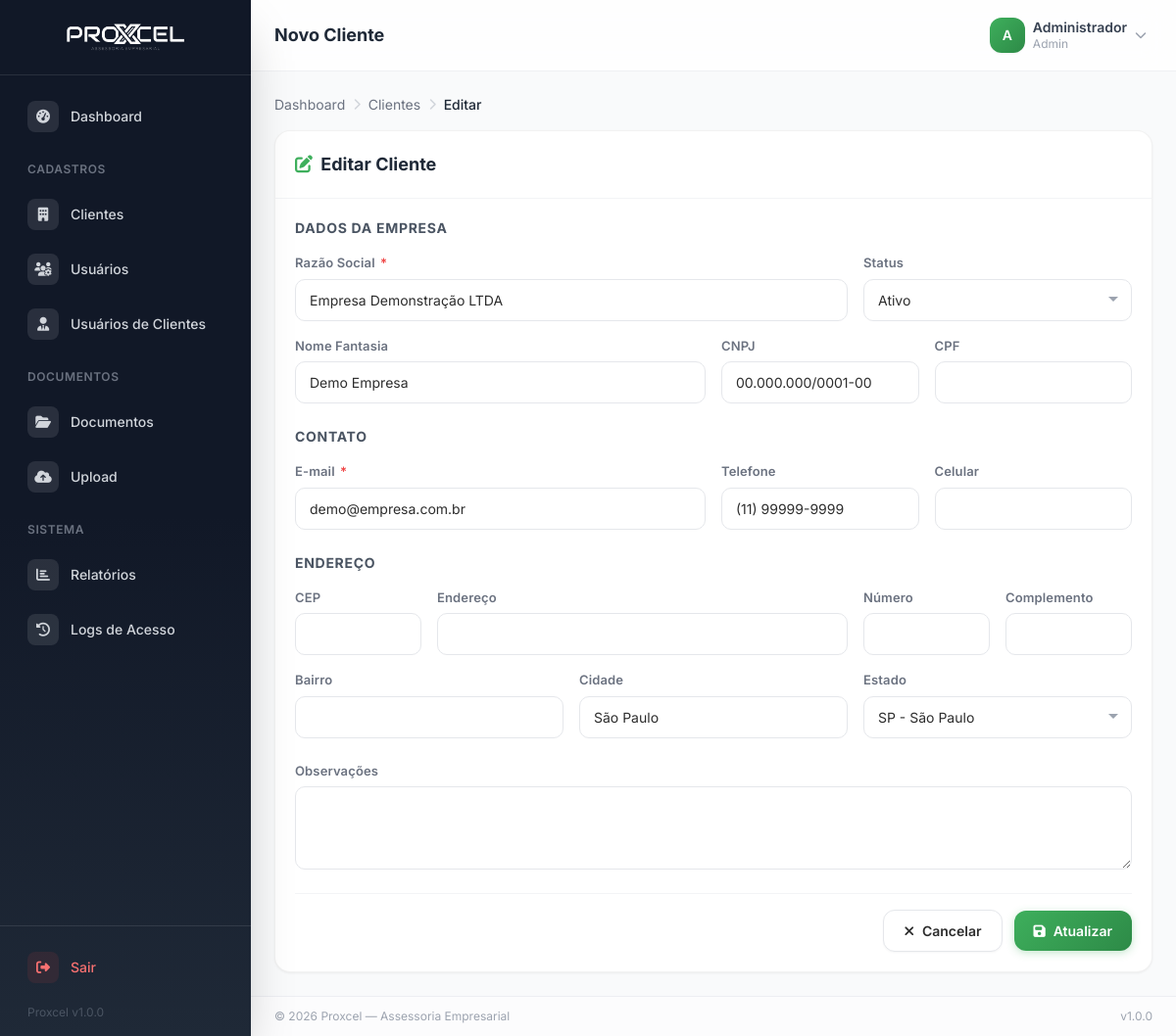
/pages/clientes/form.php?id=1 (signed in), run on the app's committed database.
### tables this page shows
CREATE TABLE IF NOT EXISTS `ctempresa_proxcel_clientes` (
    `id` INT UNSIGNED AUTO_INCREMENT PRIMARY KEY,
    `razao_social` VARCHAR(255) NOT NULL,
    `nome_fantasia` VARCHAR(255) DEFAULT NULL,
    `cnpj` VARCHAR(18) UNIQUE DEFAULT NULL,
    `cpf` VARCHAR(14) UNIQUE DEFAULT NULL,
    `email` VARCHAR(255) NOT NULL,
    `telefone` VARCHAR(20) DEFAULT NULL,
    `celular` VARCHAR(20) DEFAULT NULL,
    `cep` VARCHAR(10) DEFAULT NULL,
    `endereco` VARCHAR(255) DEFAULT NULL,
    `numero` VARCHAR(20) DEFAULT NULL,
    `complemento` VARCHAR(100) DEFAULT NULL,
    `bairro` VARCHAR(100) DEFAULT NULL,
    `cidade` VARCHAR(100) DEFAULT NULL,
    `estado` CHAR(2) DEFAULT NULL,
    `observacoes` TEXT DEFAULT NULL,
    `status` ENUM('ativo','inativo') NOT NULL DEFAULT 'ativo',
    `criado_em` DATETIME NOT NULL DEFAULT CURRENT_TIMESTAMP,
    `atualizado_em` DATETIME NOT NULL DEFAULT CURRENT_TIMESTAMP ON UPDATE CURRENT_TIMESTAMP,
    `criado_por` INT UNSIGNED DEFAULT NULL,
    `atualizado_por` INT UNSIGNED DEFAULT NULL,
    INDEX `idx_status` (`status`),
    INDEX `idx_razao_social` (`razao_social`),
    INDEX `idx_cnpj` (`cnpj`),
    INDEX `idx_email` (`email`)
);

### includes/security.php (called while the page is built, shortened)
<?php
require_once __DIR__ . '/../config/database.php';
class Security {
    public static function sanitize($input) {
        return htmlspecialchars(trim($input), ENT_QUOTES, 'UTF-8');
    }
    public static function escape($value) {
        return htmlspecialchars($value ?? '', ENT_QUOTES, 'UTF-8');
    }
}
function e($value) {
    return Security::escape($value);
}

### config/database.php (called while the page is built, shortened)
<?php
class Database {
    private static $instance = null;
    private $pdo;
    private function __construct() {
        $dsn = "mysql:host=" . DB_HOST . ";dbname=" . DB_NAME . ";charset=" . DB_CHARSET;
        $options = [
            PDO::ATTR_ERRMODE            => APP_DEBUG ? PDO::ERRMODE_EXCEPTION : PDO::ERRMODE_SILENT,
            PDO::ATTR_DEFAULT_FETCH_MODE => PDO::FETCH_ASSOC,
            PDO::ATTR_EMULATE_PREPARES   => false,
            PDO::MYSQL_ATTR_INIT_COMMAND => "SET NAMES " . DB_CHARSET,
        ];
        try {
            $this->pdo = new PDO($dsn, DB_USER, DB_PASS, $options);
        } catch (PDOException $e) {
            if (APP_DEBUG) {
                die("Erro de conexão: " . $e->getMessage());
            } else {
                error_log("Database connection error: " . $e->getMessage());
                die("Erro interno do servidor. Tente novamente mais tarde.");
            }
        }
    }
    public static function getInstance() {
        if (self::$instance === null) {
            self::$instance = new self();
        }
        return self::$instance;
    }
    public function query($sql, $params = []) {
        $stmt = $this->pdo->prepare($sql);
        $stmt->execute($params);
        return $stmt;
    }
    public function fetch($sql, $params = []) {
        $stmt = $this->query($sql, $params);
        return $stmt->fetch();
    }
    public static function table($name) {
        return DB_TABLE_PREFIX . $name;
    }
}
function db() {
    return Database::getInstance();
}
function tb($name) {
    return Database::table($name);
}

### pages/clientes/form.php (the view, shortened to what this page needs)
<?php
require_once __DIR__ . '/../../templates/header.php';
$id = (int)get('id');
$cliente = null;
if ($id) {
    $cliente = db()->fetch("SELECT * FROM " . tb('clientes') . " WHERE id = ?", [$id]);
} else {
    Permissions::requirePermission('clientes.criar');
}
$estados = estadosBR();
?>
<?= breadcrumb([
    ['label' => 'Dashboard', 'url' => APP_URL . '/pages/dashboard.php'],
    ['label' => 'Clientes', 'url' => APP_URL . '/pages/clientes/index.php'],
    ['label' => $id ? 'Editar' : 'Novo', 'url' => '#']
]) ?>
<div class="card animate-fadeInUp">
    <div class="p-5 border-b border-gray-100">
        <h3 class="text-lg font-bold text-gray-800">
            <i class="fas fa-<?= $id ? 'edit' : 'plus-circle' ?> text-proxcel mr-1"></i>
            <?= $id ? 'Editar Cliente' : 'Novo Cliente' ?>
        </h3>
    </div>
    <form method="POST" action="" class="p-5">
        <h4 class="text-sm font-bold text-gray-600 uppercase tracking-wider mb-4">Dados da Empresa</h4>
        <div class="form-grid mb-6">
            <div class="form-group col-8">
                <label>Razão Social <span class="required">*</span></label>
                <input type="text" name="razao_social" class="form-control" value="<?= e($cliente['razao_social'] ?? '') ?>" required>
            </div>
            <div class="form-group col-4">
                <label>Status</label>
                <select name="status" class="form-control">
                    <option value="ativo" <?= ($cliente['status'] ?? 'ativo') === 'ativo' ? 'selected' : '' ?>>Ativo</option>
                </select>
            </div>
            <div class="form-group col-6">
                <label>Nome Fantasia</label>
                <input type="text" name="nome_fantasia" class="form-control" value="<?= e($cliente['nome_fantasia'] ?? '') ?>">
            </div>
            <div class="form-group col-3">
                <label>CNPJ</label>
                <input type="text" name="cnpj" class="form-control" data-mask="cnpj" value="<?= e($cliente['cnpj'] ?? '') ?>">
            </div>
            <div class="form-group col-3">
                <label>CPF</label>
                <input type="text" name="cpf" class="form-control" data-mask="cpf" value="<?= e($cliente['cpf'] ?? '') ?>">
            </div>
        </div>
        <h4 class="text-sm font-bold text-gray-600 uppercase tracking-wider mb-4">Contato</h4>
        <div class="form-grid mb-6">
            <div class="form-group col-6">
                <label>E-mail <span class="required">*</span></label>
                <input type="email" name="email" class="form-control" value="<?= e($cliente['email'] ?? '') ?>" required>
            </div>
            <div class="form-group col-3">
                <label>Telefone</label>
                <input type="text" name="telefone" class="form-control" data-mask="phone" value="<?= e($cliente['telefone'] ?? '') ?>">
            </div>
            <div class="form-group col-3">
                <label>Celular</label>
                <input type="text" name="celular" class="form-control" data-mask="phone" value="<?= e($cliente['celular'] ?? '') ?>">
            </div>
        </div>
        <h4 class="text-sm font-bold text-gray-600 uppercase tracking-wider mb-4">Endereço</h4>
        <div class="form-grid mb-6">
            <div class="form-group col-2">
                <label>CEP</label>
                <input type="text" name="cep" class="form-control" data-mask="cep" value="<?= e($cliente['cep'] ?? '') ?>">
            </div>
            <div class="form-group col-6">
                <label>Endereço</label>
                <input type="text" name="endereco" class="form-control" value="<?= e($cliente['endereco'] ?? '') ?>">
            </div>
            <div class="form-group col-2">
                <label>Número</label>
                <input type="text" name="numero" class="form-control" value="<?= e($cliente['numero'] ?? '') ?>">
            </div>
            <div class="form-group col-2">
                <label>Complemento</label>
                <input type="text" name="complemento" class="form-control" value="<?= e($cliente['complemento'] ?? '') ?>">
            </div>
            <div class="form-group col-4">
                <label>Bairro</label>
                <input type="text" name="bairro" class="form-control" value="<?= e($cliente['bairro'] ?? '') ?>">
            </div>
            <div class="form-group col-4">
                <label>Cidade</label>
                <input type="text" name="cidade" class="form-control" value="<?= e($cliente['cidade'] ?? '') ?>">
            </div>
            <div class="form-group col-4">
                <label>Estado</label>
                <select name="estado" class="form-control select2">
                    <?php foreach ($estados as $uf => $nome): ?>
                    <option value="<?= $uf ?>" <?= ($cliente['estado'] ?? '') === $uf ? 'selected' : '' ?>><?= $uf ?> - <?= $nome ?></option>
                    <?php endforeach; ?>
                </select>
            </div>
        </div>
        <div class="form-grid mb-6">
            <div class="form-group col-12">
                <label>Observações</label>
                <textarea name="observacoes" class="form-control" rows="3"><?= e($cliente['observacoes'] ?? '') ?></textarea>
            </div>
        </div>
        <div class="flex items-center justify-end gap-3 pt-4 border-t border-gray-100">
            <a href="<?= APP_URL ?>/pages/clientes/index.php" class="btn btn-secondary">
                <i class="fas fa-times"></i> Cancelar
            </a>
            <button type="submit" class="btn btn-primary">
                <i class="fas fa-save"></i> <?= $id ? 'Atualizar' : 'Salvar' ?>
            </button>
        </div>
    </form>
</div>
<?php include __DIR__ . '/../../templates/footer.php'; ?>

### assets/css/app.css (style rules this page uses)
:root { --proxcel-primary: #3EAF5C; --proxcel-dark: #2D8A47; --proxcel-light: #5CC97A; --proxcel-50: #ECFDF0; --text-primary: #2D2D2D; --text-secondary: #6B7280; }
* { -webkit-tap-highlight-color: transparent; }
body { font-family: 'Inter', system-ui, -apple-system, sans-serif; color: var(--text-primary); overscroll-behavior: none; }
.card { background: #fff; border-radius: 1rem; border: 1px solid rgba(0, 0, 0, 0.05); box-shadow: 0 1px 3px rgba(0, 0, 0, 0.04), 0 1px 2px rgba(0, 0, 0, 0.02); transition: all 0.2s ease; }
.btn { display: inline-flex; align-items: center; justify-content: center; gap: 0.5rem; padding: 0.625rem 1.25rem; font-size: 0.875rem; font-weight: 600; border-radius: 0.75rem; transition: all 0.2s ease; cursor: pointer; border: none; outline: none; }
.btn-primary { background: linear-gradient(135deg, var(--proxcel-primary), var(--proxcel-dark)); color: #fff; box-shadow: 0 2px 8px rgba(62, 175, 92, 0.3); }
.btn-secondary { background: #fff; color: var(--text-primary); border: 1px solid #e5e7eb; box-shadow: 0 1px 2px rgba(0, 0, 0, 0.04); }
.form-grid { display: grid; grid-template-columns: repeat(12, 1fr); gap: 1rem; }
.col-2 { grid-column: span 2; }
.col-3 { grid-column: span 3; }
.col-4 { grid-column: span 4; }
.col-6 { grid-column: span 6; }
.col-8 { grid-column: span 8; }
.col-12 { grid-column: span 12; }
.form-group { display: flex; flex-direction: column; gap: 0.375rem; }
.form-group label { font-size: 0.8125rem; font-weight: 600; color: var(--text-secondary); letter-spacing: 0.01em; }
.form-group label .required { color: #EF4444; margin-left: 2px; }
.form-control { width: 100%; padding: 0.625rem 0.875rem; font-size: 0.875rem; color: var(--text-primary); background: #fff; border: 1.5px solid #e5e7eb; border-radius: 0.625rem; transition: all 0.2s ease; outline: none; }
.form-control::placeholder { color: #9ca3af; }
textarea.form-control { resize: vertical; min-height: 5rem; }
select.form-control { appearance: none; background-repeat: no-repeat; background-position: right 0.75rem center; padding-right: 2.5rem; }
.animate-fadeInUp { animation: fadeInUp 0.4s ease-out; }

### data on the page
ctempresa_proxcel_clientes: razao_social "Empresa Demonstração LTDA", status "Ativo", nome_fantasia "Demo Empresa", cnpj "00.000.000/0001-00", email "demo@empresa.com.br", telefone "(11) 99999-9999", cidade "São Paulo", estado "SP - São Paulo"

### other printed values
APP_NAME "Proxcel"
APP_VERSION "1.0.0"
$pageTitle "Novo Cliente"
getInitials($currentUser['nome']) "A"
$currentUser['nome'] "Administrador"
$currentUser['tipo'] "Admin"
$item['label'] "Dashboard"
$item['label'] "Clientes"
$item['label'] "Editar"
